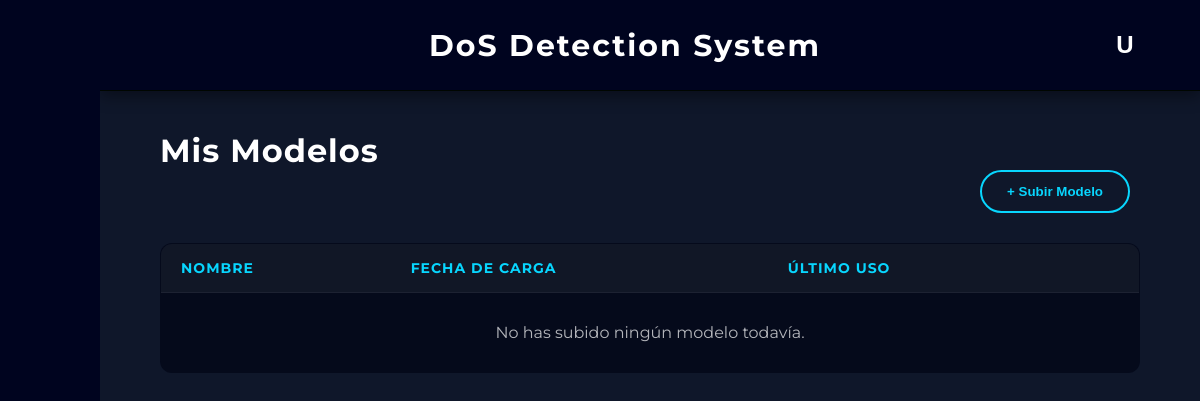
The page /modelos (signed in) on the database as committed earlier.
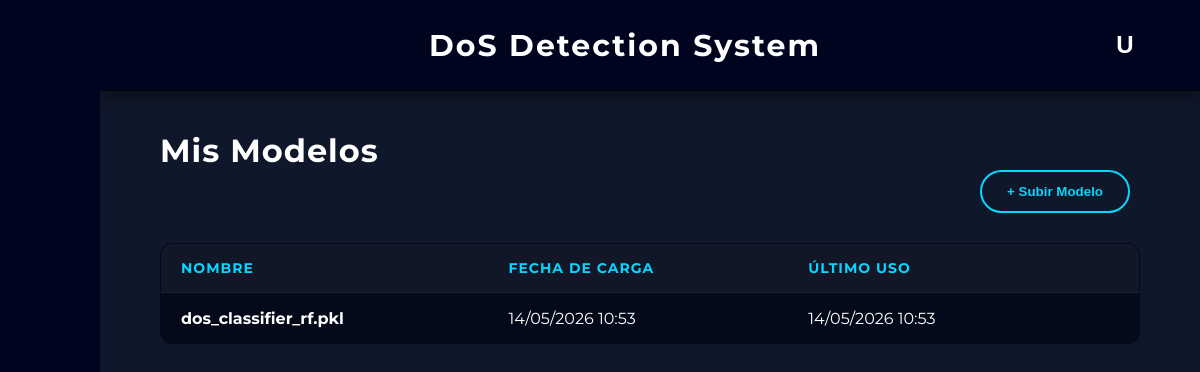
The same page on the database as committed later.
### app/models.py (models this page shows)
class Modelo(db.Model):
    __tablename__ = 'modelos'
    id = db.Column(db.Integer, primary_key=True)
    nombre = db.Column(db.String(150), nullable=False)
    ruta_archivo = db.Column(db.String(255), nullable=False)
    usuario_id = db.Column(db.Integer, db.ForeignKey('usuarios.id'), nullable=False)
    fecha_subida = db.Column(db.DateTime, default=datetime.now(pytz.timezone('Europe/Madrid')))
    fecha_ultimo_uso = db.Column(db.DateTime, default=datetime.now(pytz.timezone('Europe/Madrid')))
    usuario = db.relationship('User', backref=db.backref('modelos', lazy=True))

### app/routes/pages/modelos.py (the view)
@modelos_bp.route("/modelos", methods=["GET"])
def index():
    if session.get('guest'):
        datos_invitado = session.get('guest_models', [])
        modelos = [ModeloInvitado(m['nombre'], m['fecha_subida']) for m in datos_invitado]
    else:
        user_id = session.get('user_id')
        if not user_id:
            return redirect(url_for('auth.login'))
        modelos = Modelo.query.filter_by(usuario_id=user_id).order_by(Modelo.fecha_subida.desc()).all()
    return render_template("modelos.html", modelos=modelos)

### app/templates/modelos.html (shortened to what this page needs)
{% extends "base.html" %}
{% block content %}
<div style="padding: 40px 60px;">
    <h2><span style="color: white; margin-bottom: 30px; font-size: 32px; letter-spacing: 1px;">Mis Modelos</span></h2>
    <div class="table-header">
        <button class="action-btn" onclick="openModal()">+ Subir Modelo</button>
    </div>
    <table class="glass-table">
        <thead>
            <tr>
                <th>Nombre</th>
                <th>Fecha de Carga</th>
                <th>Último Uso</th>
                <th style="text-align: center;"> </th>
            </tr>
        </thead>
        <tbody>
            {% for modelo in modelos %}
            <tr>
                <td style="font-weight: bold;">{{ modelo.nombre }}</td>
                <td>{{ modelo.fecha_subida.strftime('%d/%m/%Y %H:%M') }}</td>
                <td>{{ modelo.fecha_ultimo_uso.strftime('%d/%m/%Y %H:%M') }}</td>
                <td style="text-align: center;">
                    <form action="{{ url_for('modelos.delete', model_id=(modelo.id if not session.get('guest') else loop.index0)) }}"
                        method="POST"
                        onsubmit="confirmAction(event, this, '¿Quiere eliminar este modelo?');"
                        style="display: inline;">
                        <button type="submit" class="delete-btn" title="Eliminar Modelo">
                        </button>
                    </form>
                </td>
            </tr>
            {% else %}
            <tr>
                <td colspan="4" style="text-align: center; padding: 30px; opacity: 0.7;">No has subido ningún modelo todavía.</td>
            </tr>
            {% endfor %}
        </tbody>
    </table>
</div>
{% endblock %}

### app/templates/base.html (shortened to what this page needs)
<!DOCTYPE html>
<html lang="en">
<head>
    <link rel='stylesheet' href='https://cdn-uicons.flaticon.com/2.2.0/uicons-regular-rounded/css/uicons-regular-rounded.css'>
    <link rel='stylesheet' href='https://cdn-uicons.flaticon.com/2.2.0/uicons-thin-rounded/css/uicons-thin-rounded.css'>
    <link rel="stylesheet" href="{{ url_for('static', filename='css/style.css') }}">
</head>
<body class="body-home">
    {% if request.endpoint not in ['main.index', 'auth.login', 'auth.register'] %}
        <div class="app-layout">
            <aside class="sidebar" id="appSidebar">
                <div class="sidebar-top">
                    <button class="side-btn hamburger" onclick="toggleSidebar()">
                    </button>
                </div>
                <div class="sidebar-middle">
                    <button class="side-btn" onclick="location.href='/dashboard'" title="Inicio">
                    </button>
                    <button class="side-btn" onclick="location.href='/dispositivos'" title="Dispositivos">
                    </button>
                    <button class="side-btn" onclick="location.href='/modelos'" title="Modelos">
                    </button>
                </div>
            </aside>
            <main class="main-content">
                <header class="app-header">
                    <div class="app-title">
                        <a href="{{ url_for('dashboard.dashboard') }}" style="text-decoration: none;">
                            <h2>DoS Detection System</h2>
                        </a>
                    </div>
                    <div class="user-menu-container">
                        <button class="user-btn" onclick="toggleDropdown()">
                            {% if session.get('guest') %}
                                I
                            {% elif session.get('username') %}
                                {{ session.get('username')[0] | upper }}
                            {% else %}
                                U
                            {% endif %}
                        </button>
                    </div>
                </header>
                <div style="height: calc(100vh - 90px); overflow-y: auto;">
    {% else %}
        <div class="{% block container_class %}container{% endblock %}">
    {% endif %}
        {% block content %}{% endblock %}
    {% if request.endpoint not in ['main.index', 'auth.login', 'auth.register'] %}
                </div>
            </main>
        </div>
    {% else %}
        </div>
    {% endif %}
</body>
</html>

### app/static/css/style.css (style rules this page uses)
* { margin: 0; padding: 0; box-sizing: border-box; }
body { font-family: 'Montserrat', "Segoe UI", Tahoma, sans-serif; background-color: #0f172a; color: #e5e7eb; }
button { background-color: #013d76; color: white; border: none; padding: 10px 15px; border-radius: 8px; cursor: pointer; margin-right: 10px; font-weight: bold; }
header { background-color: #020617; padding: 15px; text-align: center; border-bottom: 1px solid #1f2937; }
.body-home { background-image: url('../img/fondo.png'); background-size: cover; background-position: center; background-repeat: no-repeat; background-attachment: fixed; margin: 0; height: 100vh; }
.app-layout { display: flex; height: 100vh; width: 100%; }
.main-content { flex-grow: 1; display: flex; flex-direction: column; padding: 0; }
.sidebar { width: 100px; flex-shrink: 0; background-color: #00041f; border-radius: 0; display: flex; flex-direction: column; align-items: flex-start; justify-content: space-between; padding: 40px 0 40px 22.5px; z-index: 10; transition: width 0.3s ease; }
.sidebar-middle { display: flex; flex-direction: column; gap: 25px; }
.side-btn { width: 55px; height: 55px; border: none; background-color: transparent; color: white; font-size: 22px; font-weight: bold; cursor: pointer; display: flex; align-items: center; justify-content: flex-start; padding-left: 15px; transition: width 0.3s ease, transform 0.2s, color 0.2s; box-shadow: none; overflow: hidden; white-space: nowrap; }
.side-btn.hamburger { font-size: 20px; font-weight: normal; }
.app-header { background-color: #00041f !important; border-bottom: 1px solid #000600 !important; display: flex; justify-content: space-between; align-items: center; padding: 20px 50px; box-shadow: 0 5px 15px rgba(0,0,0,0.4); z-index: 5; }
.app-title { flex-grow: 1; text-align: center; background: transparent !important; border: none !important; box-shadow: none !important; }
.app-title h2 { color: white; margin: 0; font-size: 30px; font-weight: 700; letter-spacing: 2px; text-shadow: none; }
.user-menu-container { position: relative; display: inline-block; }
.user-btn { width: 50px; height: 50px; background-color: transparent; border: none; color: white; font-size: 24px; font-weight: bold; margin-right: 0; cursor: pointer; display: flex; align-items: center; justify-content: center; transition: color 0.2s ease, transform 0.2s ease; }
.table-header { display: flex; justify-content: space-between; align-items: center; margin-bottom: 30px; color: #00041f; }
.action-btn { background-color: transparent; color: #08d6fe; border: 2px solid #08d6fe; padding: 12px 25px; border-radius: 50px; font-weight: bold; cursor: pointer; transition: all 0.3s ease; }
.glass-table { width: 100%; border-collapse: collapse; background-color: rgba(2, 6, 23, 0.726); border: 1px solid rgba(255, 255, 255, 0.1); border-radius: 12px; overflow: hidden; color: white; }
.glass-table th, .glass-table td { padding: 15px 20px; text-align: left; border-bottom: 1px solid rgba(255, 255, 255, 0.05); }
.glass-table th { background-color: rgba(255, 255, 255, 0.05); font-weight: bold; color: #08d6fe; text-transform: uppercase; font-size: 14px; letter-spacing: 1px; }
.delete-btn { background: transparent; border: none; color: #94a3b8; font-size: 18px; cursor: pointer; transition: all 0.2s ease; padding: 5px; margin: 0; }

Rows that differ between the two databases and show on the page:
added Modelo: nombre "dos_classifier_rf.pkl", fecha_subida "14/05/2026 10:53", fecha_ultimo_uso "14/05/2026 10:53"
Other text that changed with them:
text no longer shown: "No has subido ningún modelo todavía."
